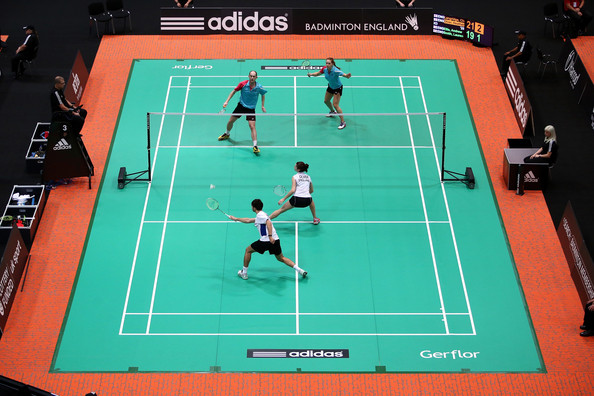
//> input picture bad.jpg, 594 x 396 px
$ ./test bad.jpg   (built with g++ and OpenCV 4)
//> lines starting //> are read from the running program, lines starting //| are printed output that depends on the picture
#include <opencv2/imgproc.hpp>
#include <opencv2/highgui.hpp>
#include <opencv2/opencv.hpp>
#include <iostream>

using namespace std;
using namespace cv;

int main(int argc, char* argv[])
{
  if (argc < 2) {
    cerr << "Not enough arguments. Please use \"./output picture_name\"" << endl;
    return 1;
  }
  Mat image;
  image = imread(argv[1]);
//> image is the input picture: 396 rows x 594 cols, CV_8UC3; mean B, G, R 113.6, 130.2, 93.5
  imshow("bad.jpg", image);

  Mat gray;
  cvtColor(image, gray, COLOR_BGR2GRAY);
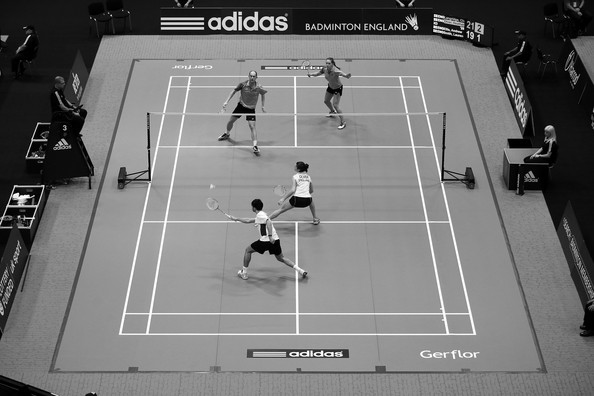
//> gray: 396 rows x 594 cols, CV_8UC1; min 0, max 255, mean 117.4
  imshow("Image en niveau de gris", gray);

  Mat edges;
  Canny(gray, edges, 200, 250, 3); //CANNY best settings
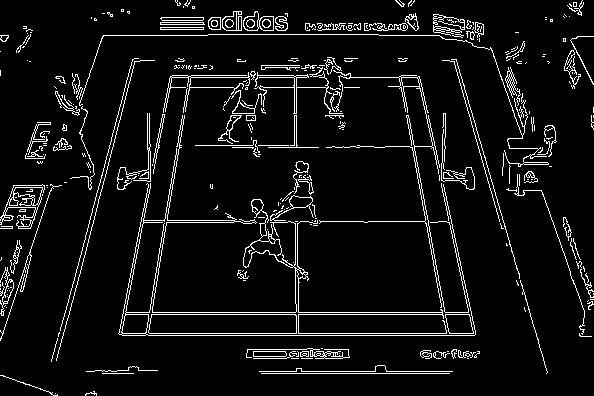
//> edges: 396 rows x 594 cols, CV_8UC1; 6.6% white in thin lines or dots
  imshow("edges", edges);

  Mat res;
  cvtColor(edges, res, COLOR_GRAY2BGR);
//> res: 396 rows x 594 cols, CV_8UC3; 6.6% white in thin lines or dots
  imshow("res", res);

  Mat resP;
  resP = res.clone();


  vector<Vec4i> linesP;
  HoughLinesP(edges, linesP, 1, CV_PI/180, 50, 50, 10); // HOUGHLINESP > HOUGHLINES
//> linesP = 84 lines (x1, y1, x2, y2), first 8: [122, 335, 474, 335], [122, 314, 471, 314], [123, 312, 471, 312], [118, 333, 475, 333], [261, 373, 449, 373], [453, 59, 501, 228], [288, 221, 451, 221], [170, 77, 324, 77]

  for( size_t i = 0; i < linesP.size(); i++ )
  {
    Vec4i l = linesP[i];
    line( resP, Point(l[0], l[1]), Point(l[2], l[3]), Scalar(0,0,255), 3, LINE_AA);
  }
//> this loop made 84 passes
//> l on passes 1 to 12: [122, 335, 474, 335], [122, 314, 471, 314], [123, 312, 471, 312], [118, 333, 475, 333], [261, 373, 449, 373], [453, 59, 501, 228], [288, 221, 451, 221], [170, 77, 324, 77], [259, 371, 452, 371], [208, 34, 378, 34], [51, 361, 132, 59], [168, 87, 330, 87]
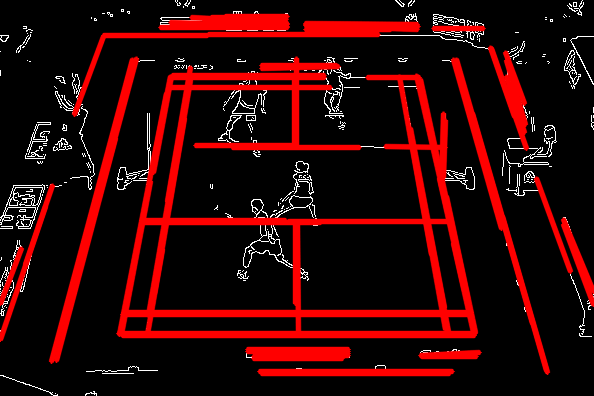
//> resP: 396 rows x 594 cols, CV_8UC3; mean B, G, R 6.2, 6.2, 47.8

  imshow("Detected Lines (in red) - Probabilistic Line Transform", resP);
  if (argc == 3)
    imwrite(argv[2], resP);

  waitKey(0);  // programme tourne tant que les images ne sont pas fermées

  return 0;
}
